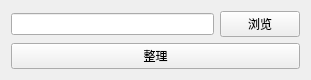
<?xml version="1.0" encoding="UTF-8"?>
<ui version="4.0">
 <class>MainWindow</class>
 <widget class="QMainWindow" name="MainWindow">
  <property name="geometry">
   <rect>
    <x>0</x>
    <y>0</y>
    <width>311</width>
    <height>79</height>
   </rect>
  </property>
  <property name="windowTitle">
   <string>源文件数据整理</string>
  </property>
  <widget class="QWidget" name="centralWidget">
   <layout class="QVBoxLayout" name="verticalLayout">
    <item>
     <layout class="QHBoxLayout" name="horizontalLayout">
      <item>
       <widget class="QLineEdit" name="lineEdit"/>
      </item>
      <item>
       <widget class="QPushButton" name="pushButton_get_directory">
        <property name="text">
         <string>浏览</string>
        </property>
       </widget>
      </item>
     </layout>
    </item>
    <item>
     <widget class="QPushButton" name="pushButton_collection">
      <property name="text">
       <string>整理</string>
      </property>
     </widget>
    </item>
   </layout>
  </widget>
 </widget>
 <layoutdefault spacing="6" margin="11"/>
 <resources/>
 <connections/>
</ui>
